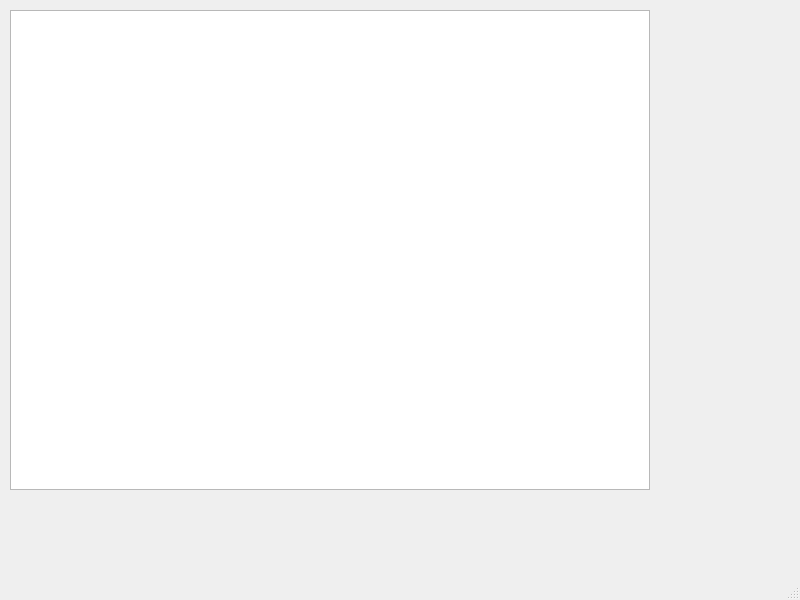
<?xml version="1.0" encoding="UTF-8"?>
<ui version="4.0">
 <class>MainWindow</class>
 <widget class="QMainWindow" name="MainWindow">
  <property name="geometry">
   <rect>
    <x>0</x>
    <y>0</y>
    <width>800</width>
    <height>600</height>
   </rect>
  </property>
  <property name="windowTitle">
   <string>MainWindow</string>
  </property>
  <widget class="QWidget" name="centralwidget">
   <property name="styleSheet">
    <string notr="true"/>
   </property>
   <widget class="QGraphicsView" name="graphicsView">
    <property name="geometry">
     <rect>
      <x>10</x>
      <y>10</y>
      <width>640</width>
      <height>480</height>
     </rect>
    </property>
   </widget>
  </widget>
  <widget class="QMenuBar" name="menubar">
   <property name="geometry">
    <rect>
     <x>0</x>
     <y>0</y>
     <width>800</width>
     <height>25</height>
    </rect>
   </property>
  </widget>
  <widget class="QStatusBar" name="statusbar"/>
 </widget>
 <resources/>
 <connections/>
</ui>
